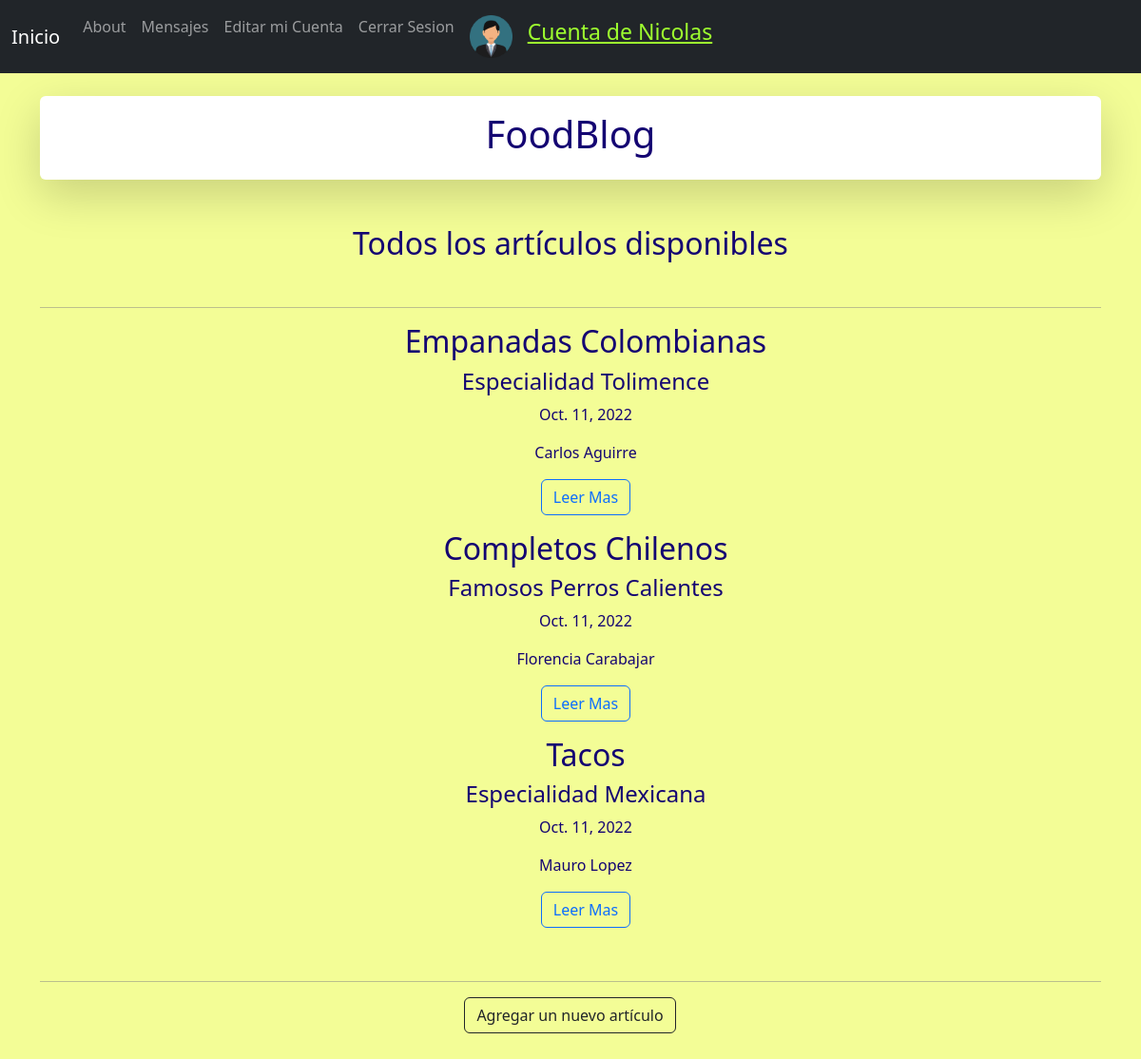
Screenshot of / (signed in) with the database file from the repository.
### appBlog/models.py (models this page shows, shortened)
class Blog(models.Model):
    titulo = models.CharField(max_length=50)
    subtitulo = models.CharField(max_length=50)
    autor = models.CharField(max_length=50)
    fechaPublicacion = models.DateField(auto_now_add=True)
    cuerpo = RichTextField(blank=True, null=True)
    imagen = models.ImageField(upload_to='blog', null=True, blank=True)

### appBlog/views.py (the view)
# urls.py: path('', views.inicio, name='inicio'),
def inicio(request):
    blogs = Blog.objects.all()
    return render(request, 'inicio.html',{'blogs':blogs,'avatar':getAvatar(request)})

### appBlog/views.py (called while the page is built)
def getAvatar(request):
    lista = Avatar.objects.filter(user=request.user.id)
    if len(lista)!=0:
        imagen=lista[0].imagen.url
    else:
        imagen=''
    return imagen

### appBlog/templates/inicio.html (shortened to what this page needs)
{% extends 'base.html' %}
{% block content %}
<div class="shadow-lg p-3 mb-5 bg-body rounded">
    <h1 style="text-align: center;">FoodBlog</h1>
</div>
<h2 style="text-align: center;">Todos los artículos disponibles</h2>
<br>
<hr>
{% if blogs %}
{% for blog in blogs %}
<div class="container text-center">
    <div class="row">
        <div class="col">
            <ul>
                <h2>{{blog.titulo}}</h2>
                <h4>{{blog.subtitulo}}</h4>
                <P>{{blog.fechaPublicacion}}</P>
                <p>{{blog.autor}}</p>
                <a class="btn btn-outline-primary" href="{% url 'blogCompleto' blog.id %}">Leer Mas</a>
            </ul>
        </div>
    </div>
</div>
{% endfor %}
{% else %}
    <h2>No hay artículos disponibles aún</h2>
{% endif %}
<br>
<hr>
<a style="margin-bottom: 50px; margin-left: 40%;" class="btn btn-outline-dark" href="{% url 'nuevoBlog' %}">Agregar un nuevo artículo</a>
{% endblock %}

### appBlog/templates/base.html (shortened to what this page needs)
{% load static %}
<!doctype html>
<html lang="en">
  <head>
    <link href="https://cdn.jsdelivr.net/npm/bootstrap@5.2.1/dist/css/bootstrap.min.css" rel="stylesheet">
  </head>
  <body style="background-color: rgb(243, 253, 150);">
    <nav class="navbar navbar-expand-lg navbar-dark bg-dark">
        <div class="container-fluid">
          <a class="navbar-brand" href="{% url 'inicio' %}">Inicio</a>
          <div class="collapse navbar-collapse" id="navbarSupportedContent">
            <ul class="navbar-nav me-auto mb-2 mb-lg-0">
              <li class="nav-item">
                <a class="nav-link" href="{% url 'about' %}">About</a>
              </li>
              {% if user.is_authenticated %}
              <li class="nav-item">
                <a class="nav-link" href="{% url 'enviarMensaje' %}">Mensajes</a>
              </li>
              <li class="nav-item">
                <a class="nav-link" href="{% url 'editarPerfil' %}">Editar mi Cuenta</a>
              </li>
              <li class="nav-item">
                <a class="nav-link" href="{% url 'logout' %}">Cerrar Sesion</a>
              </li>
              <li class="nav-item">
                <a class="nav-link" href="{% url 'addAvatar' %}"><img src="{{ avatar }}" width="45px" alt="avatar-img"></a>
              </li>
              <li class="nav-item">
                <a class="nav-link" style="font-size: 23px; text-decoration:underline; color:rgb(158, 255, 47);" href="{% url 'editarPerfil' %}">Cuenta de {{user.username}}</a>
              </li>
              {% endif %}
            </ul>
          </div>
        </div>
    </nav>
    <br>
    <div class="container" style="color:rgb(20, 4, 114);">
        {% block content %}
        {% endblock %}
    </div>
  </body>
</html>

### rows the page displays
Blog: titulo "Empanadas Colombianas", subtitulo "Especialidad Tolimence", fechaPublicacion "Oct. 11, 2022", autor "Carlos Aguirre"
Blog: titulo "Completos Chilenos", subtitulo "Famosos Perros Calientes", fechaPublicacion "Oct. 11, 2022", autor "Florencia Carabajar"
Blog: titulo "Tacos", subtitulo "Especialidad Mexicana", fechaPublicacion "Oct. 11, 2022", autor "Mauro Lopez"

### other values shown
{{ user.username }} "Nicolas"
